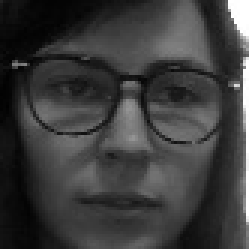
#> input picture facedetect/from_video_file/captured_resized_face.jpg, 83 x 83 px (shown 3 times larger); the run also reads 1 picture not shown here
$ python euclidian_distance.py
#> lines starting #> are read from the running program, lines starting #| are printed output that depends on the picture; long printed decimals are rounded
import numpy as np
import cv2
from scipy.spatial import distance

template_images = ['../images_resize/face_of_1.jpg', '../images_resize/face_of_2.jpg', '../images_resize/face_of_3.jpg']
img_rgb = cv2.imread('captured_resized_face.jpg')
#> img_rgb is the input picture: shape (83, 83, 3); min 1, max 255, mean 60.2
dst_values = {}
for ti in template_images:
    template = cv2.imread(ti)
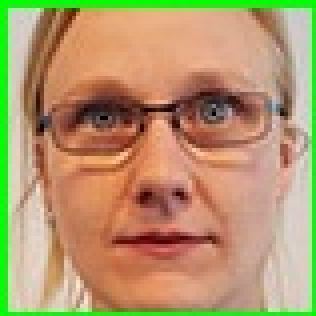
#> input picture facedetect/images_resize/face_of_1.jpg, 79 x 79 px (shown 4 times larger)
#> template is the input picture: shape (79, 79, 3); mean B, G, R 109, 151.6, 179.6
    t_w, t_h, p = template.shape
#> t_w = 79; t_h = 79; p = 3

    img_gray = cv2.cvtColor(img_rgb, cv2.COLOR_BGR2GRAY)
    img_gray = cv2.resize(img_gray, (t_w, t_h), interpolation=cv2.INTER_CUBIC)
#> img_gray: shape (79, 79)
    print(img_gray.shape, len(img_gray))
#| (79, 79) 79
    img_gray = img_gray.flatten()
#> img_gray = 6241 values, max 255 at index 73, min 0 at index 1665, mean 60.09

    gray_template = cv2.cvtColor(template, cv2.COLOR_BGR2GRAY)
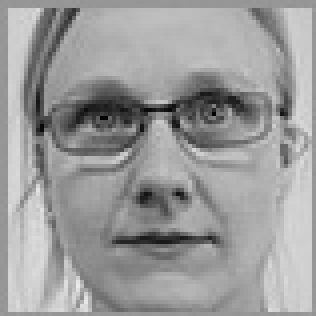
#> gray_template: shape (79, 79) (shown 4 times larger); min 2, max 234, mean 155.1
    print(gray_template.shape, len(gray_template))
#| (79, 79) 79
    gray_template = gray_template.flatten()
#> gray_template = 6241 values, max 234 at index 5628, min 2 at index 2265, mean 155.1

    dst = distance.euclidean(img_gray, gray_template)
#> dst = 12459
    dst = dst / (t_w * t_h)
#> dst = 2
    if ti not in dst_values.keys():
        dst_values[ti] = dst
#> pass 2 of the loop `for ti in template_images:`:
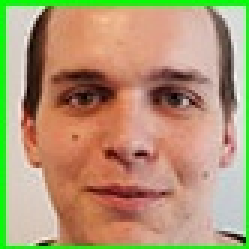
#> input picture facedetect/images_resize/face_of_2.jpg, 83 x 83 px (shown 3 times larger)
#> template is the input picture: shape (83, 83, 3); mean B, G, R 115.8, 151.5, 177.5
#| (83, 83) 83
#> `img_gray = img_gray.flatten()`: img_gray = 6889 values, max 255 at index 76, min 1 at index 2907, mean 60.23
#> `gray_template = cv2.cvtColor(template, cv2.COLOR_BGR2GRAY)`:
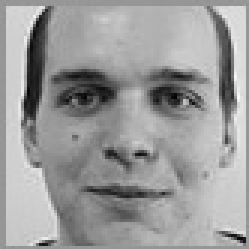
#> gray_template: shape (83, 83) (shown 3 times larger); min 3, max 249, mean 155.2
#| (83, 83) 83
#> `gray_template = gray_template.flatten()`: gray_template = 6889 values, max 249 at index 2735, min 3 at index 2714, mean 155.2
#> `dst = distance.euclidean(img_gray, gray_template)`: dst = 13047.9
#> `dst = dst / (t_w * t_h)`: dst = 1.89
#> pass 3 of the loop `for ti in template_images:`:
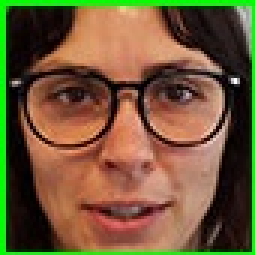
#> input picture facedetect/images_resize/face_of_3.jpg, 85 x 85 px (shown 3 times larger)
#> template is the input picture: shape (85, 85, 3); mean B, G, R 56, 88.9, 112.4
#> `img_gray = cv2.resize(img_gray, (t_w, t_h), interpolation=cv2.INTER_CU..`:
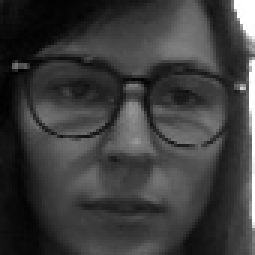
#> img_gray: shape (85, 85) (shown 3 times larger); min 0, max 255, mean 60.2
#| (85, 85) 85
#> `img_gray = img_gray.flatten()`: img_gray = 7225 values, max 255 at index 78, min 0 at index 1619, mean 60.23
#> `gray_template = cv2.cvtColor(template, cv2.COLOR_BGR2GRAY)`:
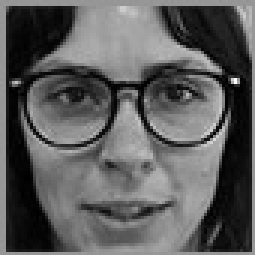
#> gray_template: shape (85, 85) (shown 3 times larger); min 0, max 255, mean 92.2
#| (85, 85) 85
#> `gray_template = gray_template.flatten()`: gray_template = 7225 values, max 255 at index 2288, min 0 at index 2456, mean 92.2
#> `dst = distance.euclidean(img_gray, gray_template)`: dst = 14421.8
#> `dst = dst / (t_w * t_h)`: dst = 2
closest = min(dst_values.items(), key=lambda x: x[1])[0]
#> closest = '../images_resize/face_of_2.jpg'
print(dst_values)
#| {'../images_resize/face_of_1.jpg': 1.996, '../images_resize/face_of_2.jpg': 1.894, '../images_resize/face_of_3.jpg': 1.996}
result = cv2.imread(closest)
while True:
    cv2.imshow('Closest', result)
    k = cv2.waitKey(30) & 0xff
#> (key Esc is pressed here)
    if k == 27:
        break
cv2.destroyAllWindows()
